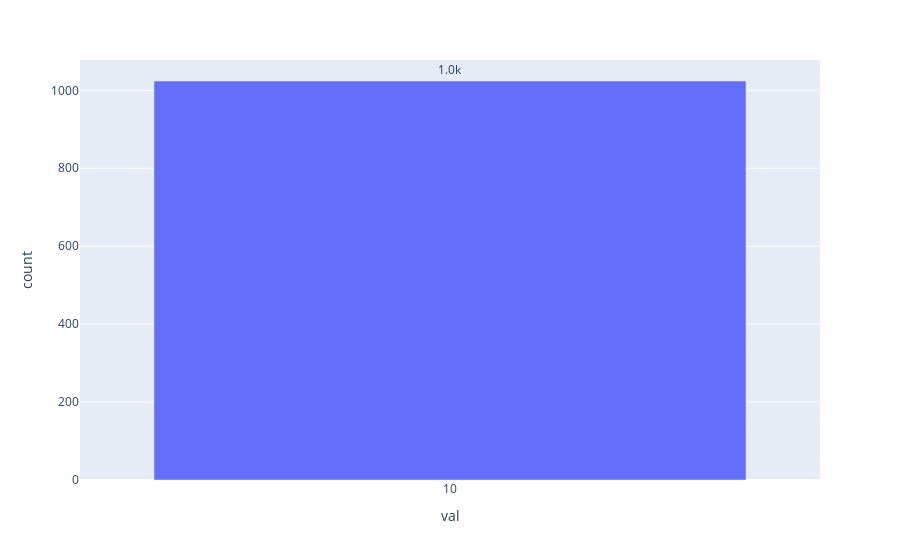

The cell this chart's notebook holds for it:
### Markdown cell above
Outpu: $|O_2 O_1>$

In a measurement of the outputs (O1 and O2), 

if O1=1 and O2=0 then a>b; 

if O1=0 and O2=1 then a<b;

if O1=0 and O2=0 then a=b.

### Code cell
############# CIRCUIT SIMULATION #################
aer_sim = Aer.get_backend('aer_simulator')
aer_sim.set_options(device='CPU')
transpiled_qc = transpile(qc, aer_sim)

shots = 2**(len_b+7) #we repeat the simulation 2048 times
job = aer_sim.run(transpiled_qc, shots=shots)

############# CODE FOR PLOTTING ####################
hist = job.result().get_counts() #simulation output
sort_hist = sorted(hist.items()) #So that the plotting puts everything in the same increasing order of basis
n_hist = {k:v for k,v in sort_hist}

results = {'val':n_hist.keys(),'count':n_hist.values()} #change the formatting of the data to match plotly

fig = px.bar(results, x="val", y="count", text="count")
fig.update_traces(texttemplate='%{text:.2s}', textposition='outside')
fig.update_layout(uniformtext_minsize=6, uniformtext_mode='show')
fig.show()

### Figure 1 — Plotly figure (JSON) as saved in the notebook; plotly's stock layout.template omitted (floating-point values rounded to 4 significant figures)
{"data": [{"alignmentgroup": "True", "hovertemplate": "val=%{x}<br>count=%{text}<extra></extra>", "legendgroup": "", "marker": {"color": "#636efa", "pattern": {"shape": ""}}, "name": "", "offsetgroup": "", "orientation": "v", "showlegend": false, "text": ["1024"], "textposition": "outside", "texttemplate": "%{text:.2s}", "type": "bar", "x": ["10"], "xaxis": "x", "y": [1024], "yaxis": "y"}], "layout": {"barmode": "relative", "legend": {"tracegroupgap": 0}, "margin": {"t": 60}, "uniformtext": {"minsize": 6, "mode": "show"}, "xaxis": {"anchor": "y", "domain": [0, 1], "title": {"text": "val"}}, "yaxis": {"anchor": "x", "domain": [0, 1], "title": {"text": "count"}}}}
